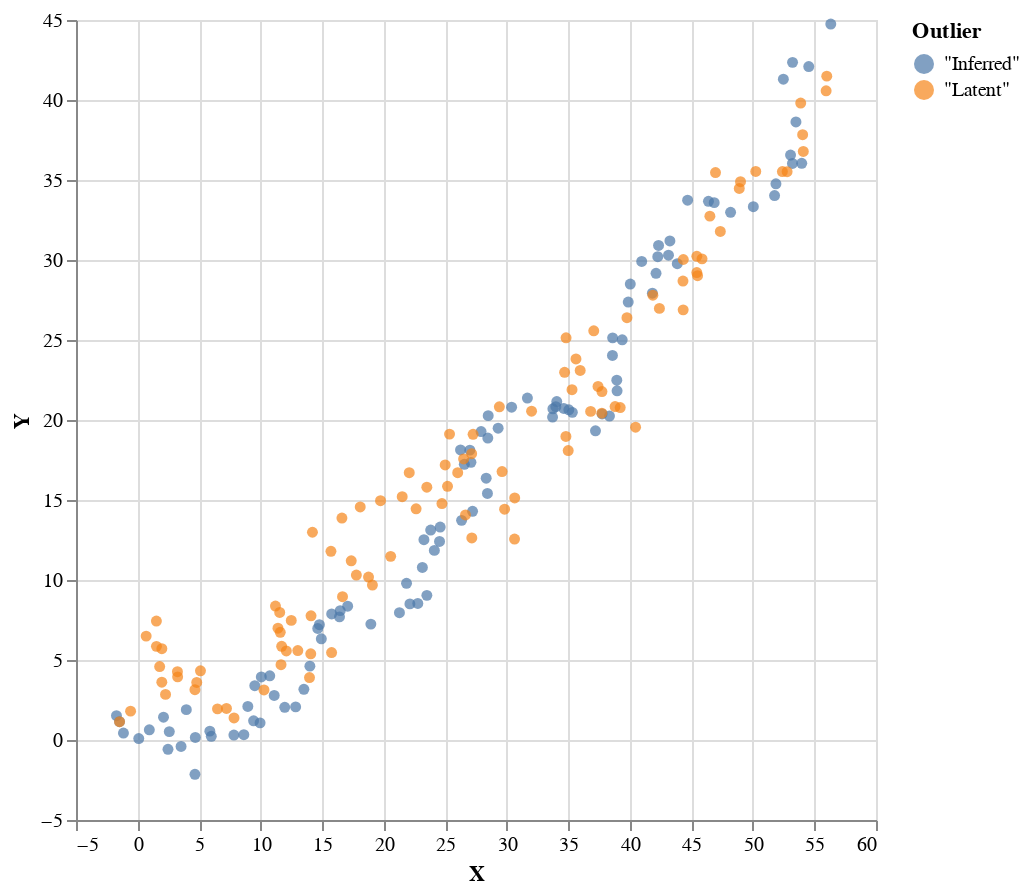

Notebook source saved alongside this figure:
### Code cell
(inferredXs, inferredYs) = unzip $ fst =<< smcRes

plotVega 
    (zip (zip (xs <> inferredXs) (ys <> inferredYs)) 
    (replicate 100 (T.pack "Inferred") <> replicate 100 (T.pack "Latent")))

### Figure 1 — Vega-Lite specification as saved in the notebook (floating-point values rounded to 4 significant figures; data arrays with more than 128 entries replaced by an {"elided": "..."} marker saying what was removed)
{"$schema": "https://vega.github.io/schema/vega-lite/v4.json", "data": {"values": {"elided": "200 records"}}, "encoding": {"color": {"field": "Outlier"}, "x": {"field": "X", "type": "quantitative"}, "y": {"field": "Y", "type": "quantitative"}}, "height": 400, "mark": "circle", "width": 400}
